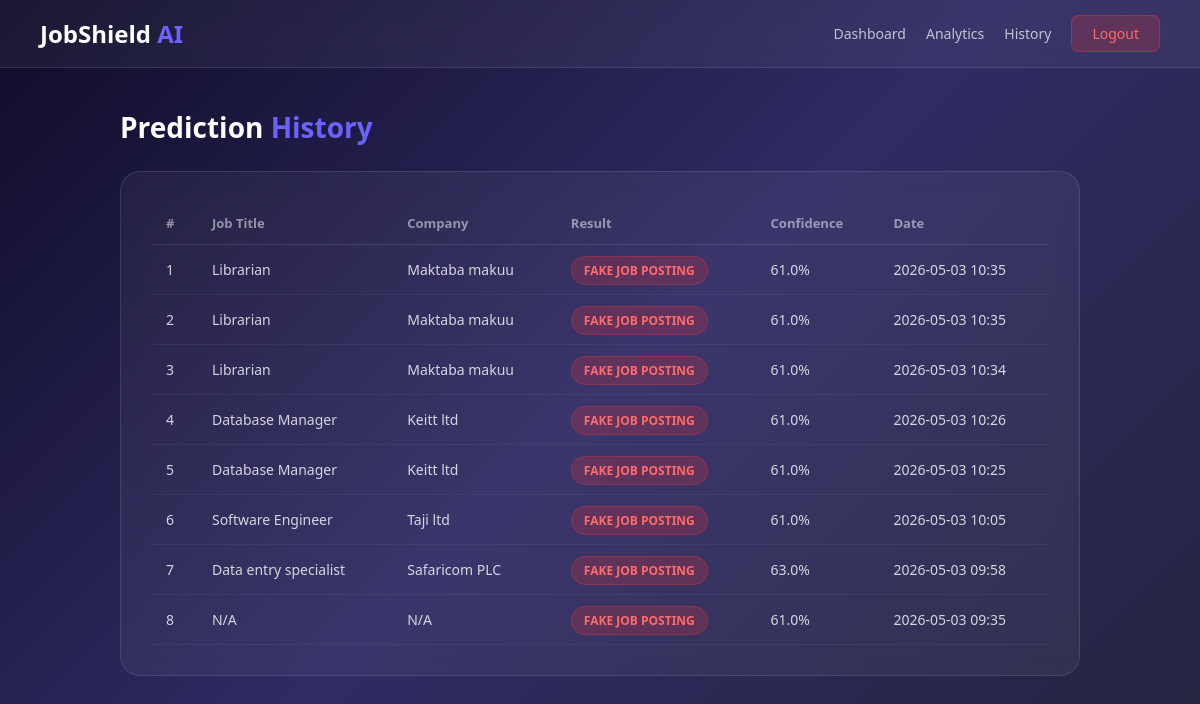
The page /history (signed in) on the database its author committed.
### app/app.py (models this page shows)
class Prediction(db.Model):
    id = db.Column(db.Integer, primary_key=True)
    user_id = db.Column(db.Integer, db.ForeignKey('user.id'), nullable=False)
    title = db.Column(db.String(200))
    company = db.Column(db.String(200))
    result = db.Column(db.String(50))
    confidence = db.Column(db.Float)
    timestamp = db.Column(db.DateTime, default=datetime.utcnow)

### app/app.py (the view)
@app.route('/history')
def history():
    if 'username' not in session:
        return redirect(url_for('login'))
    user_id = session['user_id']
    predictions = Prediction.query.filter_by(user_id=user_id).order_by(Prediction.timestamp.desc()).all()
    return render_template('history.html', predictions=predictions)

### app/templates/history.html (shortened to what this page needs)
<!DOCTYPE html>
<html lang="en">
<head>
</head>
<body>
    <nav class="navbar">
        <h1>JobShield <span>AI</span></h1>
        <div class="nav-links">
            <a href="/dashboard">Dashboard</a>
            <a href="/analytics">Analytics</a>
            <a href="/history">History</a>
            <a href="/logout" class="logout-btn">Logout</a>
        </div>
    </nav>
    <div class="main">
        <h2>Prediction <span>History</span></h2>
        <div class="card">
            {% if predictions %}
            <table>
                <thead>
                    <tr>
                        <th>#</th>
                        <th>Job Title</th>
                        <th>Company</th>
                        <th>Result</th>
                        <th>Confidence</th>
                        <th>Date</th>
                    </tr>
                </thead>
                <tbody>
                    {% for p in predictions %}
                    <tr>
                        <td>{{ loop.index }}</td>
                        <td>{{ p.title or 'N/A' }}</td>
                        <td>{{ p.company or 'N/A' }}</td>
                        <td>
                            <span class="badge {% if p.result == 'FAKE JOB POSTING' %}badge-fake{% else %}badge-real{% endif %}">
                                {{ p.result }}
                            </span>
                        </td>
                        <td>{{ p.confidence }}%</td>
                        <td>{{ p.timestamp.strftime('%Y-%m-%d %H:%M') }}</td>
                    </tr>
                    {% endfor %}
                </tbody>
            </table>
            {% else %}
            <div class="empty">
                <p>No predictions yet. Go to the dashboard to analyze job postings!</p>
            </div>
            {% endif %}
        </div>
    </div>
</body>
</html>

### app/templates/history.html (style rules this page uses)
* { margin: 0; padding: 0; box-sizing: border-box; }
body { font-family: 'Segoe UI', sans-serif; background: linear-gradient(135deg, #0f0c29, #302b63, #24243e); min-height: 100vh; color: #fff; }
.navbar { background: rgba(255,255,255,0.05); backdrop-filter: blur(10px); border-bottom: 1px solid rgba(255,255,255,0.1); padding: 15px 40px; display: flex; justify-content: space-between; align-items: center; }
.navbar h1 { font-size: 24px; font-weight: 700; }
.navbar h1 span { color: #6c63ff; }
.nav-links { display: flex; gap: 20px; align-items: center; }
.nav-links a { color: rgba(255,255,255,0.7); text-decoration: none; font-size: 14px; transition: color 0.3s; }
.logout-btn { padding: 8px 20px; background: rgba(255,50,50,0.2); border: 1px solid rgba(255,50,50,0.4); border-radius: 8px; color: #ff6b6b !important; }
.main { max-width: 1000px; margin: 40px auto; padding: 0 20px; }
h2 { font-size: 28px; margin-bottom: 25px; }
h2 span { color: #6c63ff; }
.card { background: rgba(255,255,255,0.05); backdrop-filter: blur(10px); border: 1px solid rgba(255,255,255,0.1); border-radius: 20px; padding: 30px; }
table { width: 100%; border-collapse: collapse; }
th { text-align: left; padding: 12px 15px; color: rgba(255,255,255,0.5); font-size: 13px; border-bottom: 1px solid rgba(255,255,255,0.1); }
td { padding: 15px; border-bottom: 1px solid rgba(255,255,255,0.05); font-size: 14px; color: rgba(255,255,255,0.8); }
.badge { padding: 5px 12px; border-radius: 20px; font-size: 12px; font-weight: 600; }
.badge-fake { background: rgba(255,50,50,0.2); color: #ff6b6b; border: 1px solid rgba(255,50,50,0.3); }

### rows shown on the page
Prediction: title "Librarian", company "Maktaba makuu", result "FAKE JOB POSTING", confidence "61.0", timestamp "2026-05-03 10:35"
Prediction: title "Librarian", company "Maktaba makuu", result "FAKE JOB POSTING", confidence "61.0", timestamp "2026-05-03 10:35"
Prediction: title "Librarian", company "Maktaba makuu", result "FAKE JOB POSTING", confidence "61.0", timestamp "2026-05-03 10:34"
Prediction: title "Database Manager", company "Keitt ltd", result "FAKE JOB POSTING", confidence "61.0", timestamp "2026-05-03 10:26"
Prediction: title "Database Manager", company "Keitt ltd", result "FAKE JOB POSTING", confidence "61.0", timestamp "2026-05-03 10:25"
Prediction: title "Software Engineer", company "Taji ltd", result "FAKE JOB POSTING", confidence "61.0", timestamp "2026-05-03 10:05"
Prediction: title "Data entry specialist", company "Safaricom PLC", result "FAKE JOB POSTING", confidence "63.0", timestamp "2026-05-03 09:58"
Prediction: title "N/A", company "N/A", result "FAKE JOB POSTING", confidence "61.0", timestamp "2026-05-03 09:35"
